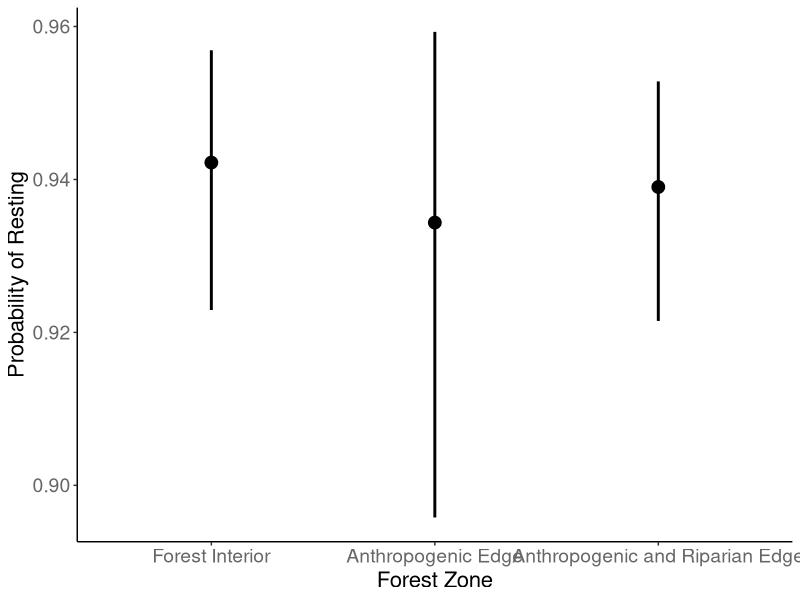
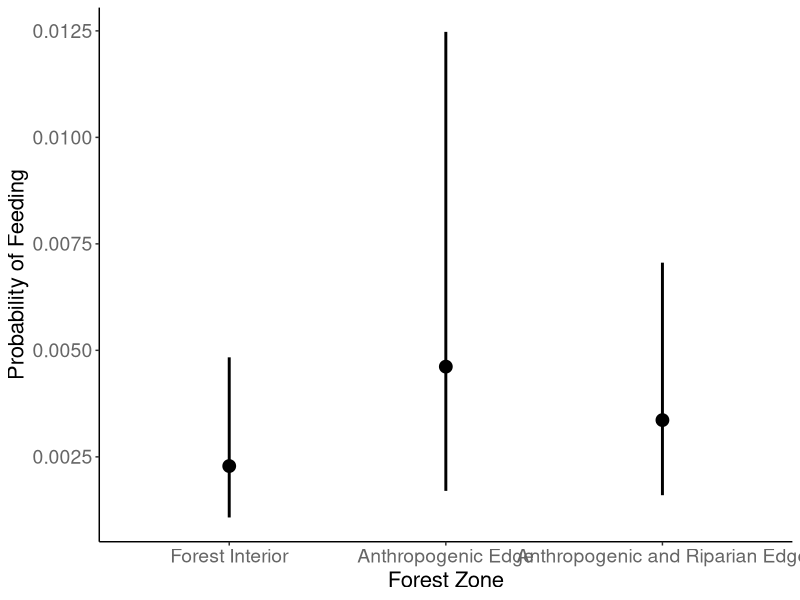
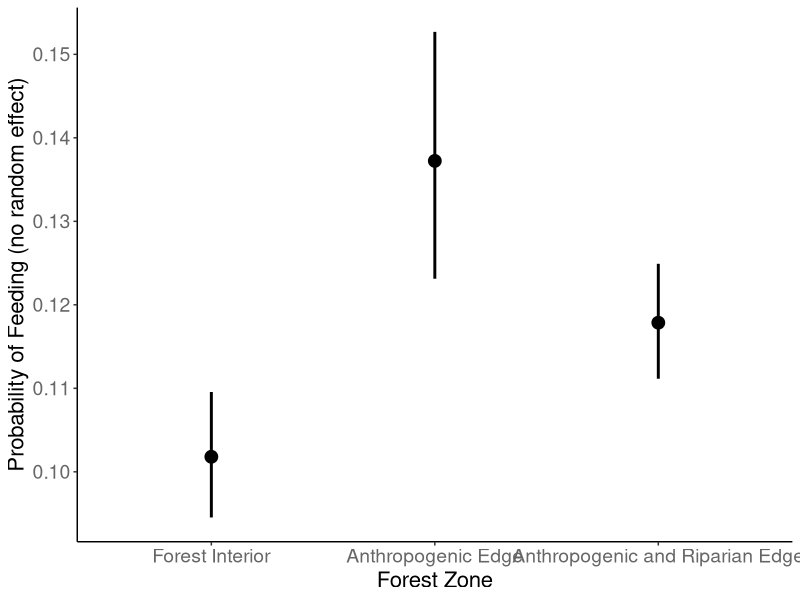
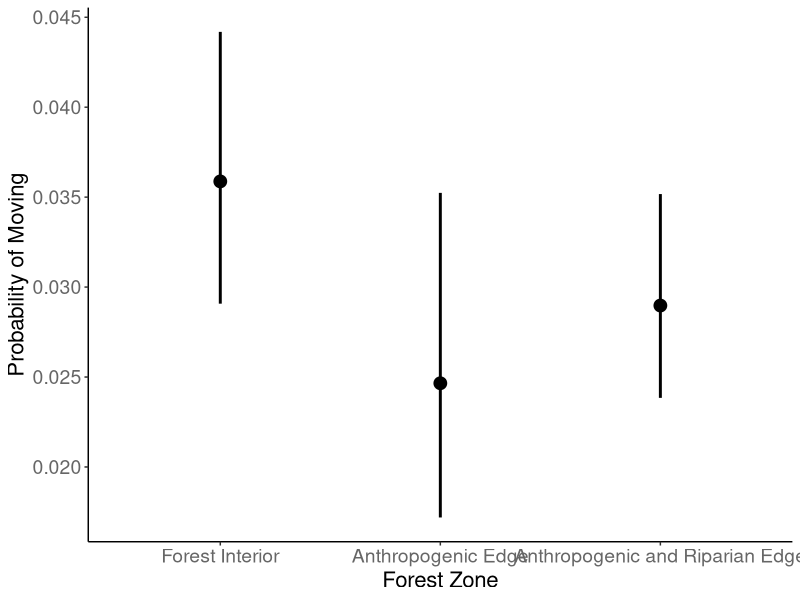
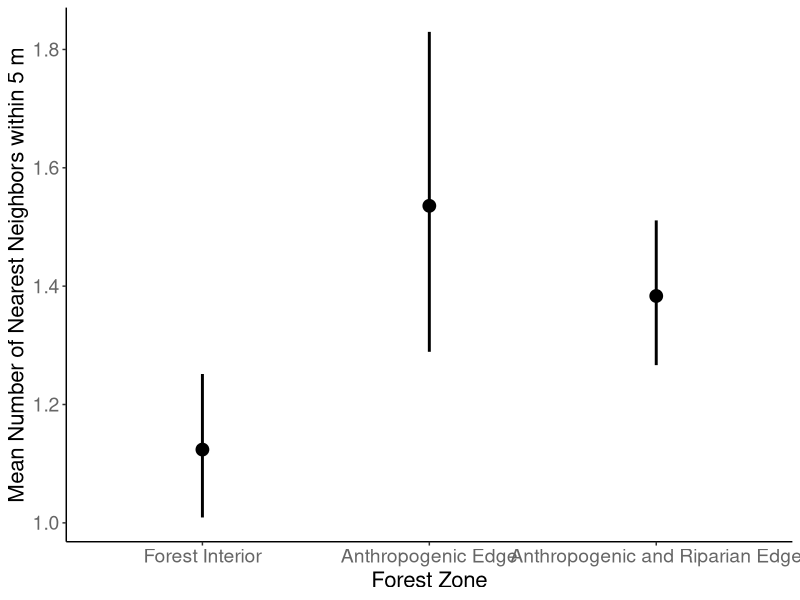
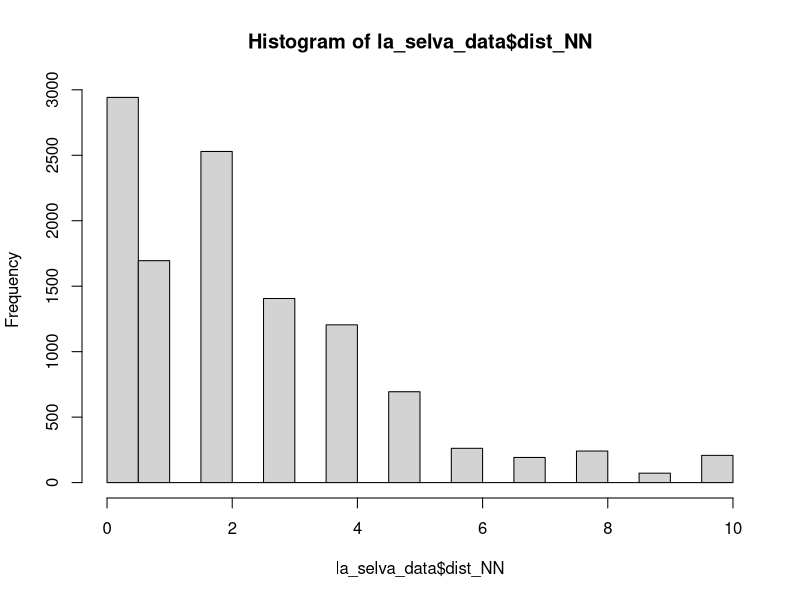
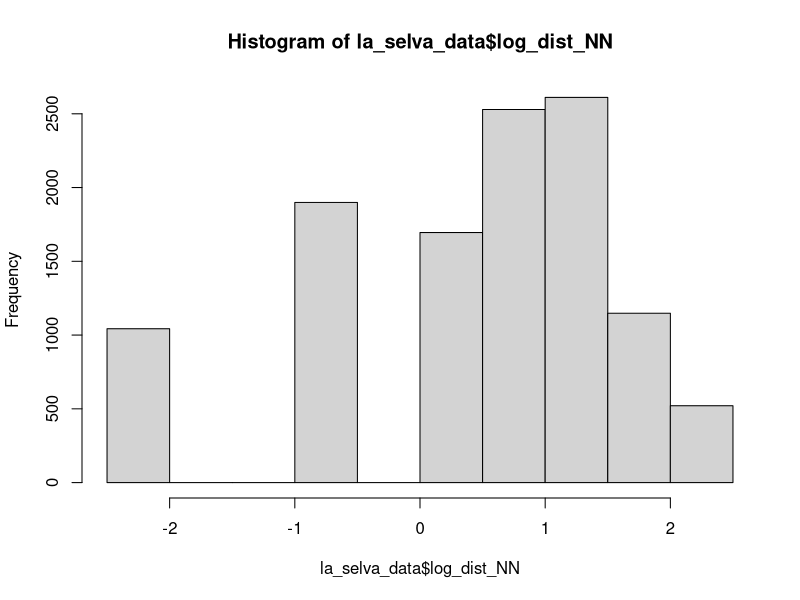
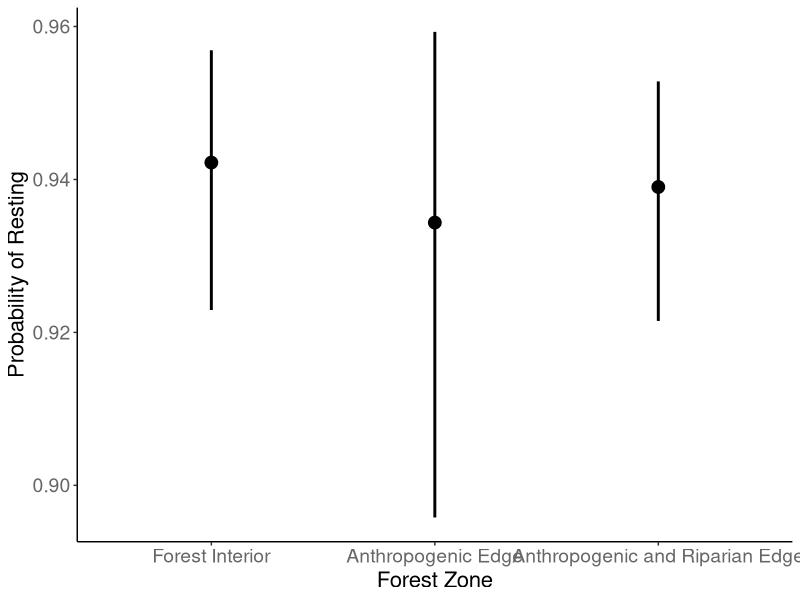

R code for these plots, in order: (Note: this script raises an error after producing the figures.)
#### 2/26/2026
#### Kurt Riggin
#### GLMM fitting



# Load packages
library(glmmTMB)
library(tidyverse)
library(emmeans)

# Load data 
la_selva_data <- read.csv("all_la_selva_data.csv")


# Model Fitting (Forest zone fixed effect, ID random effect, and null models)
# Factor edge type
la_selva_data$edge_type <- factor(la_selva_data$edge_type)
la_selva_data$edge_type <- relevel(la_selva_data$edge_type, ref = "I")

# Resting
resting_model <- glmmTMB(
  Rest ~ edge_type + (1|id), 
  data = la_selva_data, 
  family = binomial(link = "logit")
  )
summary(resting_model)

resting_null_model <- glmmTMB(
  Rest ~ 1 + (1|id), 
  data = la_selva_data, 
  family = binomial(link = "logit")
  )
summary(resting_null_model)

rest_est_ci <- emmeans(resting_model, ~ edge_type, type = "response")
rest_est_ci <- as.data.frame(rest_est_ci)
rest_est_ci$edge_type <- as.character(rest_est_ci$edge_type)
rest_est_ci$edge_type[rest_est_ci$edge_type == "I"] <- "Forest Interior"
rest_est_ci$edge_type[rest_est_ci$edge_type == "A"] <- "Anthropogenic Edge"
rest_est_ci$edge_type[rest_est_ci$edge_type == "B"] <- "Anthropogenic and Riparian Edge"
rest_est_ci

prob_rest_plot <- ggplot(rest_est_ci, 
                         aes(x = factor(edge_type, levels = c("Forest Interior",
                                                              "Anthropogenic Edge",
                                                              "Anthropogenic and Riparian Edge")), 
                             y = prob)) + 
  geom_point(size = 4) +
  geom_errorbar(aes(ymin = asymp.LCL, 
                    ymax = asymp.UCL),
                width = 0, 
                linewidth = 1) +
  labs(
    x = "Forest Zone",
    y = "Probability of Resting",
  ) + 
  theme_classic() +
  theme(
    axis.title = element_text(size = 16), 
    axis.text = element_text(size = 14, color = "grey40"),
    legend.title = element_text(size = 14),
    legend.text = element_text(size = 12)
  )


prob_rest_plot

ggsave(
  plot = prob_rest_plot,
  "prob_rest_plot.pdf",
  width = 10,
  height = 8,
  dpi = 300
)






# Feeding
feeding_model <- glmmTMB(
  Feed ~ edge_type + (1|id), 
  data = la_selva_data, 
  family = binomial(link = "logit")
  )
summary(feeding_model)

feeding_null_model <- glmmTMB(
  Feed ~ 1 + (1|id), 
  data = la_selva_data, 
  family = binomial(link = "logit")
  )
summary(feeding_null_model)

feed_est_ci <- emmeans(feeding_model, ~ edge_type, type = "response")
feed_est_ci <- as.data.frame(feed_est_ci)
feed_est_ci$edge_type <- as.character(feed_est_ci$edge_type)
feed_est_ci$edge_type[feed_est_ci$edge_type == "I"] <- "Forest Interior"
feed_est_ci$edge_type[feed_est_ci$edge_type == "A"] <- "Anthropogenic Edge"
feed_est_ci$edge_type[feed_est_ci$edge_type == "B"] <- "Anthropogenic and Riparian Edge"
feed_est_ci









prob_feed_plot <- ggplot(feed_est_ci, 
                         aes(x = factor(edge_type, levels = c("Forest Interior",
                                                              "Anthropogenic Edge",
                                                              "Anthropogenic and Riparian Edge")), 
                             y = prob)) + 
  geom_point(size = 4) +
  geom_errorbar(aes(ymin = asymp.LCL, 
                    ymax = asymp.UCL),
                width = 0, 
                linewidth = 1) +
  labs(
    x = "Forest Zone",
    y = "Probability of Feeding",
  ) + 
  theme_classic() +
  theme(
    axis.title = element_text(size = 16), 
    axis.text = element_text(size = 14, color = "grey40"),
    legend.title = element_text(size = 14),
    legend.text = element_text(size = 12)
  )


prob_feed_plot

ggsave(
  plot = prob_feed_plot,
  "prob_feed_plot.pdf",
  width = 10,
  height = 8,
  dpi = 300
)





# Feeding model without random effect
feeding_model2 <- glmmTMB(
  Feed ~ edge_type, 
  data = la_selva_data, 
  family = binomial(link = "logit")
)
summary(feeding_model2)


feed_est_ci2 <- emmeans(feeding_model2, ~ edge_type, type = "response")
feed_est_ci2 <- as.data.frame(feed_est_ci2)
feed_est_ci2$edge_type <- as.character(feed_est_ci2$edge_type)
feed_est_ci2$edge_type[feed_est_ci2$edge_type == "I"] <- "Forest Interior"
feed_est_ci2$edge_type[feed_est_ci2$edge_type == "A"] <- "Anthropogenic Edge"
feed_est_ci2$edge_type[feed_est_ci2$edge_type == "B"] <- "Anthropogenic and Riparian Edge"
feed_est_ci2









prob_feed_plot2 <- ggplot(feed_est_ci2, 
                         aes(x = factor(edge_type, levels = c("Forest Interior",
                                                              "Anthropogenic Edge",
                                                              "Anthropogenic and Riparian Edge")), 
                             y = prob)) + 
  geom_point(size = 4) +
  geom_errorbar(aes(ymin = asymp.LCL, 
                    ymax = asymp.UCL),
                width = 0, 
                linewidth = 1) +
  labs(
    x = "Forest Zone",
    y = "Probability of Feeding (no random effect)",
  ) + 
  theme_classic() +
  theme(
    axis.title = element_text(size = 16), 
    axis.text = element_text(size = 14, color = "grey40"),
    legend.title = element_text(size = 14),
    legend.text = element_text(size = 12)
  )


prob_feed_plot2


ggsave(
  plot = prob_feed_plot2,
  "prob_feed_plot_no_re.pdf",
  width = 10,
  height = 8,
  dpi = 300
)







# Moving
moving_model <- glmmTMB(
  Move ~ edge_type + (1|id), 
  data = la_selva_data, 
  family = binomial(link = "logit")
  )
summary(moving_model)

moving_null_model <- glmmTMB(
  Move ~ 1 + (1|id), 
  data = la_selva_data, 
  family = binomial(link = "logit")
  )
summary(moving_null_model)


move_est_ci <- emmeans(moving_model, ~ edge_type, type = "response")
move_est_ci <- as.data.frame(move_est_ci)
move_est_ci$edge_type <- as.character(move_est_ci$edge_type)
move_est_ci$edge_type[move_est_ci$edge_type == "I"] <- "Forest Interior"
move_est_ci$edge_type[move_est_ci$edge_type == "A"] <- "Anthropogenic Edge"
move_est_ci$edge_type[move_est_ci$edge_type == "B"] <- "Anthropogenic and Riparian Edge"
move_est_ci

prob_move_plot <- ggplot(move_est_ci, 
                         aes(x = factor(edge_type, levels = c("Forest Interior",
                                                              "Anthropogenic Edge",
                                                              "Anthropogenic and Riparian Edge")), 
                             y = prob)) + 
  geom_point(size = 4) +
  geom_errorbar(aes(ymin = asymp.LCL, 
                    ymax = asymp.UCL),
                width = 0, 
                linewidth = 1) +
  labs(
    x = "Forest Zone",
    y = "Probability of Moving",
  ) + 
  theme_classic() +
  theme(
    axis.title = element_text(size = 16), 
    axis.text = element_text(size = 14, color = "grey40"),
    legend.title = element_text(size = 14),
    legend.text = element_text(size = 12)
  )


prob_move_plot

ggsave(
  plot = prob_move_plot,
  "prob_move_plot.pdf",
  width = 10,
  height = 8,
  dpi = 300
)












# Number of nearest neighbors (SIGNIFICANT)
la_selva_data$num_NN <- as.numeric(la_selva_data$num_NN)

num_NN_model <- glmmTMB(
  num_NN ~ edge_type + (1|id), 
  data = la_selva_data, 
  family = poisson(link = "log")
  )
summary(num_NN_model)

num_NN_null_model <- glmmTMB(
  num_NN ~ 1 + (1|id), 
  data = la_selva_data, 
  family = poisson(link = "log")
  )
summary(num_NN_null_model)



num_NN_est_ci <- emmeans(num_NN_model, ~ edge_type, type = "response")
num_NN_est_ci <- as.data.frame(num_NN_est_ci)
num_NN_est_ci$edge_type <- as.character(num_NN_est_ci$edge_type)
num_NN_est_ci$edge_type[num_NN_est_ci$edge_type == "I"] <- "Forest Interior"
num_NN_est_ci$edge_type[num_NN_est_ci$edge_type == "A"] <- "Anthropogenic Edge"
num_NN_est_ci$edge_type[num_NN_est_ci$edge_type == "B"] <- "Anthropogenic and Riparian Edge"
num_NN_est_ci

mean_num_NN_plot <- ggplot(num_NN_est_ci, 
                         aes(x = factor(edge_type, levels = c("Forest Interior",
                                                              "Anthropogenic Edge",
                                                              "Anthropogenic and Riparian Edge")), 
                             y = rate)) + 
  geom_point(size = 4) +
  geom_errorbar(aes(ymin = asymp.LCL, 
                    ymax = asymp.UCL),
                width = 0, 
                linewidth = 1) +
  labs(
    x = "Forest Zone",
    y = "Mean Number of Nearest Neighbors within 5 m",
  ) + 
  theme_classic() +
  theme(
    axis.title = element_text(size = 16), 
    axis.text = element_text(size = 14, color = "grey40"),
    legend.title = element_text(size = 14),
    legend.text = element_text(size = 12)
  )


mean_num_NN_plot

ggsave(
  plot = mean_num_NN_plot,
  "mean_num_NN_plot.pdf",
  width = 10,
  height = 8,
  dpi = 300
)










# Distance to nearest neighbors
hist(la_selva_data$dist_NN)
la_selva_data <- la_selva_data %>%
  mutate(log_dist_NN = log(dist_NN + 0.1))
hist(la_selva_data$log_dist_NN)

dist_NN_model <- glmmTMB(
  log_dist_NN ~ edge_type + (1 | id),
  data = la_selva_data,
  family = gaussian()
)
summary(dist_NN_model)

dist_NN_null_model <- glmmTMB(
  log_dist_NN ~ 1 + (1 | id),
  data = la_selva_data,
  family = gaussian()
)
summary(dist_NN_null_model)

dist_NN_est_ci <- emmeans(dist_NN_model, ~ edge_type)
dist_NN_est_ci

dist_df <- as.data.frame(dist_NN_est_ci)

dist_df <- dist_df %>%
  mutate(
    mean_dist = exp(emmean) - 0.1,
    lower = exp(asymp.LCL) - 0.1,
    upper = exp(asymp.UCL) - 0.1
  )

dist_df



dist_df$edge_type <- as.character(dist_df$edge_type)
dist_df$edge_type[dist_df$edge_type == "I"] <- "Forest Interior"
dist_df$edge_type[dist_df$edge_type == "A"] <- "Anthropogenic Edge"
dist_df$edge_type[dist_df$edge_type == "B"] <- "Anthropogenic and Riparian Edge"
dist_df

mean_dist_NN_plot <- ggplot(dist_df, 
                           aes(x = factor(edge_type, levels = c("Forest Interior",
                                                                "Anthropogenic Edge",
                                                                "Anthropogenic and Riparian Edge")), 
                               y = mean_dist)) + 
  geom_point(size = 4) +
  geom_errorbar(aes(ymin = lower, 
                    ymax = upper),
                width = 0, 
                linewidth = 1) +
  labs(
    x = "Forest Zone",
    y = "Mean Distance to Nearest Neighbor (m)",
  ) + 
  theme_classic() +
  theme(
    axis.title = element_text(size = 16), 
    axis.text = element_text(size = 14, color = "grey40"),
    legend.title = element_text(size = 14),
    legend.text = element_text(size = 12)
  )


mean_dist_NN_plot

ggsave(
  plot = mean_dist_NN_plot,
  "mean_dist_NN_plot.pdf",
  width = 10,
  height = 8,
  dpi = 300
)
